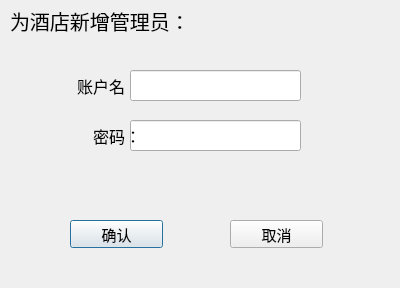
<?xml version="1.0" encoding="UTF-8"?>
<ui version="4.0">
 <class>Dlg_addmenber</class>
 <widget class="QDialog" name="Dlg_addmenber">
  <property name="geometry">
   <rect>
    <x>0</x>
    <y>0</y>
    <width>400</width>
    <height>288</height>
   </rect>
  </property>
  <property name="font">
   <font>
    <family>微软雅黑</family>
    <pointsize>15</pointsize>
   </font>
  </property>
  <property name="windowTitle">
   <string>Dialog</string>
  </property>
  <widget class="QLabel" name="label">
   <property name="geometry">
    <rect>
     <x>10</x>
     <y>0</y>
     <width>251</width>
     <height>41</height>
    </rect>
   </property>
   <property name="text">
    <string>为酒店新增管理员：</string>
   </property>
  </widget>
  <widget class="QLabel" name="label_2">
   <property name="geometry">
    <rect>
     <x>10</x>
     <y>70</y>
     <width>131</width>
     <height>31</height>
    </rect>
   </property>
   <property name="font">
    <font>
     <pointsize>12</pointsize>
    </font>
   </property>
   <property name="text">
    <string>账户名：</string>
   </property>
   <property name="alignment">
    <set>Qt::AlignRight|Qt::AlignTrailing|Qt::AlignVCenter</set>
   </property>
  </widget>
  <widget class="QLineEdit" name="lineEdit_user">
   <property name="geometry">
    <rect>
     <x>130</x>
     <y>70</y>
     <width>171</width>
     <height>31</height>
    </rect>
   </property>
  </widget>
  <widget class="QLineEdit" name="lineEdit_pwd">
   <property name="geometry">
    <rect>
     <x>130</x>
     <y>120</y>
     <width>171</width>
     <height>31</height>
    </rect>
   </property>
  </widget>
  <widget class="QLabel" name="label_pwd">
   <property name="geometry">
    <rect>
     <x>10</x>
     <y>120</y>
     <width>131</width>
     <height>31</height>
    </rect>
   </property>
   <property name="font">
    <font>
     <pointsize>12</pointsize>
    </font>
   </property>
   <property name="text">
    <string>密码：</string>
   </property>
   <property name="alignment">
    <set>Qt::AlignRight|Qt::AlignTrailing|Qt::AlignVCenter</set>
   </property>
  </widget>
  <widget class="QPushButton" name="pushButton">
   <property name="geometry">
    <rect>
     <x>70</x>
     <y>220</y>
     <width>93</width>
     <height>28</height>
    </rect>
   </property>
   <property name="font">
    <font>
     <pointsize>11</pointsize>
    </font>
   </property>
   <property name="text">
    <string>确认</string>
   </property>
  </widget>
  <widget class="QPushButton" name="pushButton_2">
   <property name="geometry">
    <rect>
     <x>230</x>
     <y>220</y>
     <width>93</width>
     <height>28</height>
    </rect>
   </property>
   <property name="font">
    <font>
     <pointsize>11</pointsize>
    </font>
   </property>
   <property name="text">
    <string>取消</string>
   </property>
  </widget>
 </widget>
 <resources/>
 <connections/>
</ui>
